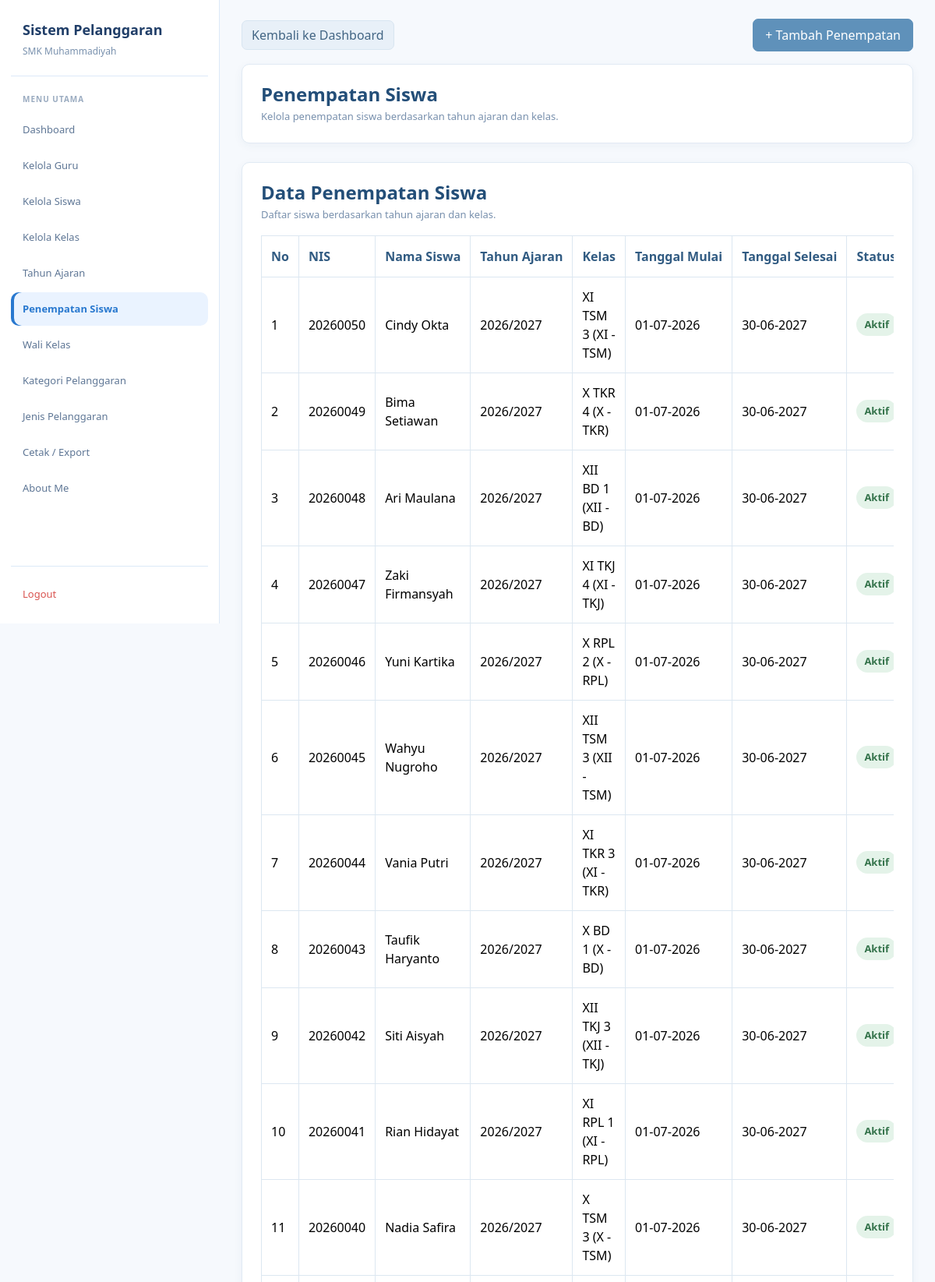
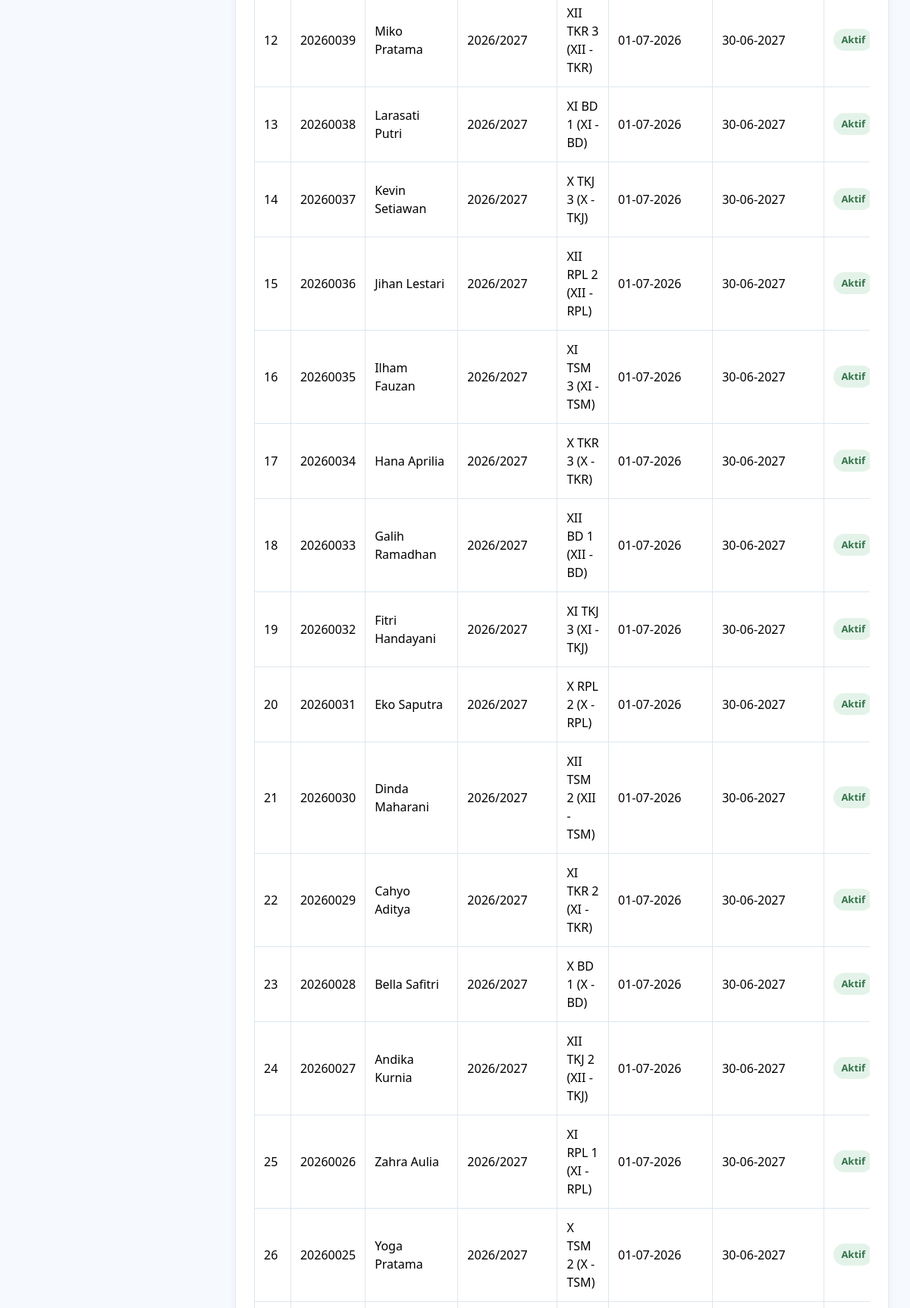
/admin/penempatan_siswa.php (signed in, upper part), run on the app's committed database (2 pictures, top to bottom).
### tables this page shows
CREATE TABLE `t_kelas_siswa` (
  `id` int(11) NOT NULL,
  `siswa_id` int(11) NOT NULL,
  `tahun_ajaran_id` int(11) NOT NULL,
  `kelas_id` int(11) NOT NULL,
  `tanggal_mulai` date NOT NULL,
  `tanggal_selesai` date NOT NULL,
  `status_aktif` tinyint(1) NOT NULL,
  `created_at` timestamp NULL DEFAULT current_timestamp(),
  `update_at` timestamp NULL DEFAULT current_timestamp()
);

CREATE TABLE `t_siswa` (
  `id` int(11) NOT NULL,
  `nis` varchar(30) NOT NULL,
  `nisn` varchar(20) NOT NULL,
  `nama` varchar(150) NOT NULL,
  `jenis_kelamin` char(1) NOT NULL,
  `tanggal_lahir` date NOT NULL,
  `alamat` text NOT NULL,
  `status_aktif` tinyint(1) NOT NULL,
  `created_at` timestamp NULL DEFAULT current_timestamp(),
  `update_at` timestamp NULL DEFAULT current_timestamp()
);

CREATE TABLE `t_tahun_ajaran` (
  `id` int(11) NOT NULL,
  `nama` varchar(20) NOT NULL,
  `tanggal_mulai` date DEFAULT NULL,
  `tanggal_selesai` date DEFAULT NULL,
  `status_aktif` tinyint(1) DEFAULT NULL,
  `created_at` timestamp NULL DEFAULT current_timestamp(),
  `update_at` timestamp NULL DEFAULT current_timestamp()
);

CREATE TABLE `t_kelas` (
  `id` int(11) NOT NULL,
  `nama` varchar(100) NOT NULL,
  `tingkat` varchar(20) NOT NULL,
  `jurusan` varchar(100) NOT NULL,
  `status_aktif` tinyint(1) DEFAULT NULL,
  `created_at` timestamp NULL DEFAULT current_timestamp(),
  `update_at` timestamp NULL DEFAULT current_timestamp()
);

### admin/penempatan_siswa.php (the view, shortened to what this page needs)
<?php
include "../config/koneksi.php";
function e($value) {
    return htmlspecialchars((string)($value ?? ''), ENT_QUOTES, 'UTF-8');
}
$data_penempatan = mysqli_query(
    $koneksi,
    "SELECT
        ks.id,
        s.nis,
        s.nama AS nama_siswa,
        ta.nama AS tahun_ajaran,
        k.nama AS nama_kelas,
        k.tingkat,
        k.jurusan,
        ks.tanggal_mulai,
        ks.tanggal_selesai,
        ks.status_aktif
     FROM t_kelas_siswa ks
     INNER JOIN t_siswa s ON ks.siswa_id = s.id
     INNER JOIN t_tahun_ajaran ta ON ks.tahun_ajaran_id = ta.id
     INNER JOIN t_kelas k ON ks.kelas_id = k.id
     ORDER BY ks.id DESC"
);
?>
<!DOCTYPE html>
<html lang="id">
<head>
    <link href="https://cdn.jsdelivr.net/npm/bootstrap@5.3.8/dist/css/bootstrap.min.css" rel="stylesheet">
    <link href="https://cdn.datatables.net/2.3.4/css/dataTables.bootstrap5.min.css" rel="stylesheet">
</head>
<body>
<div class="layout">
    <aside class="sidebar">
        <div class="brand">
            <div class="brand-title">Sistem Pelanggaran</div>
            <div class="brand-subtitle">SMK Muhammadiyah</div>
        </div>
        <div class="menu-title">Menu Utama</div>
        <nav class="menu">
            <a href="../dashboard.php" class="menu-link">Dashboard</a>
            <a href="guru.php" class="menu-link">Kelola Guru</a>
            <a href="siswa.php" class="menu-link">Kelola Siswa</a>
            <a href="kelas.php" class="menu-link">Kelola Kelas</a>
            <a href="tahun_ajaran.php" class="menu-link">Tahun Ajaran</a>
            <a href="penempatan_siswa.php" class="menu-link active">Penempatan Siswa</a>
            <a href="wali_kelas.php" class="menu-link">Wali Kelas</a>
            <a href="kategori_pelanggaran.php" class="menu-link">Kategori Pelanggaran</a>
            <a href="jenis_pelanggaran.php" class="menu-link">Jenis Pelanggaran</a>
            <a href="cetak_export.php" class="menu-link">Cetak / Export</a>
            <a href="../about.php" class="menu-link">About Me</a>
        </nav>
        <div class="logout">
            <a href="../logout.php" class="menu-link"
               onclick="return confirm('Yakin ingin keluar dari sistem?')">Logout</a>
        </div>
    </aside>
    <main class="main">
        <div class="container">
            <div class="d-flex justify-content-between align-items-center flex-wrap gap-3 mb-3">
                <a href="../dashboard.php" class="btn btn-secondary">Kembali ke Dashboard</a>
                <button type="button" class="btn btn-primary"
                        data-bs-toggle="collapse" data-bs-target="#formPenempatan">
                    + Tambah Penempatan
                </button>
            </div>
            <div class="card mb-4">
                <div class="card-body">
                    <h2 class="judul mb-1">Penempatan Siswa</h2>
                    <p class="subjudul mb-0">
                        Kelola penempatan siswa berdasarkan tahun ajaran dan kelas.
                    </p>
                </div>
            </div>
            <div class="card">
                <div class="card-body">
                    <div class="mb-3">
                        <h2 class="table-title">Data Penempatan Siswa</h2>
                        <p class="table-description">
                            Daftar siswa berdasarkan tahun ajaran dan kelas.
                        </p>
                    </div>
                    <div class="table-responsive">
                        <table id="tabelPenempatan" class="table table-hover">
                            <thead>
                                <tr>
                                    <th>No</th>
                                    <th>NIS</th>
                                    <th>Nama Siswa</th>
                                    <th>Tahun Ajaran</th>
                                    <th>Kelas</th>
                                    <th>Tanggal Mulai</th>
                                    <th>Tanggal Selesai</th>
                                    <th>Status</th>
                                </tr>
                            </thead>
                            <tbody>
                                <?php if ($data_penempatan && mysqli_num_rows($data_penempatan) > 0): ?>
                                    <?php $no = 1; ?>
                                    <?php while ($p = mysqli_fetch_assoc($data_penempatan)): ?>
                                        <tr>
                                            <td><?= $no++ ?></td>
                                            <td><?= e($p['nis']) ?></td>
                                            <td><?= e($p['nama_siswa']) ?></td>
                                            <td><?= e($p['tahun_ajaran']) ?></td>
                                            <td>
                                                <?= e($p['nama_kelas']) ?>
                                                (<?= e($p['tingkat']) ?> - <?= e($p['jurusan']) ?>)
                                            </td>
                                            <td>
                                                <?= $p['tanggal_mulai']
                                                    ? date('d-m-Y', strtotime($p['tanggal_mulai']))
                                                    : '-' ?>
                                            </td>
                                            <td>
                                                <?= $p['tanggal_selesai']
                                                    ? date('d-m-Y', strtotime($p['tanggal_selesai']))
                                                    : '-' ?>
                                            </td>
                                            <td>
                                                <?php if ((int)$p['status_aktif'] === 1): ?>
                                                    <span class="status-aktif">Aktif</span>
                                                <?php else: ?>
                                                    <span class="status-nonaktif">Tidak Aktif</span>
                                                <?php endif; ?>
                                            </td>
                                        </tr>
                                    <?php endwhile; ?>
                                <?php endif; ?>
                            </tbody>
                        </table>
                    </div>
                </div>
            </div>
        </div>
    </main>
</div>
</body>
</html>

### admin/penempatan_siswa.php (style rules this page uses)
:root { --blue: #2878cf; --blue-dark: #203e68; --blue-soft: #eaf3ff; --page: #f6f9fd; --white: #fff; --text: #263f63; --muted: #7890ad; --line: #dce9f8; }
* { box-sizing: border-box; }
body { margin: 0; background: var(--page); color: var(--text); font-family: "Segoe UI", Arial, sans-serif; }
a { text-decoration: none; }
.layout { min-height: 100vh; }
.sidebar { position: fixed; top: 0; left: 0; z-index: 1000; display: flex; flex-direction: column; width: 282px; height: 100vh; padding: 25px 14px 16px; background: var(--white); border-right: 1px solid var(--line); overflow-y: auto; }
.brand { padding: 0 15px 22px; margin-bottom: 22px; border-bottom: 1px solid var(--line); }
.brand-title { margin-bottom: 5px; color: var(--blue-dark); font-size: 18px; font-weight: 700; }
.brand-subtitle { color: var(--muted); font-size: 12px; }
.menu-title { margin: 0 15px 10px; color: #9aabc0; font-size: 10px; font-weight: 700; letter-spacing: 1px; text-transform: uppercase; }
.menu { display: flex; flex-direction: column; gap: 3px; }
.menu-link { display: flex; align-items: center; min-height: 43px; padding: 10px 15px; border-radius: 10px; color: #5e7695; font-size: 13px; transition: .2s ease; }
.menu-link.active { background: var(--blue-soft); color: var(--blue); font-weight: 600; box-shadow: inset 4px 0 0 var(--blue); }
.logout { padding-top: 14px; margin-top: auto; border-top: 1px solid var(--line); }
.logout .menu-link { color: #d9534f; }
.main { min-height: 100vh; padding: 24px 28px 40px; margin-left: 282px; }
.container { width: 100%; max-width: none !important; padding: 0 !important; margin: 0 auto; }
.judul { color: #234e78; font-size: 24px; font-weight: 700; }
.subjudul { color: var(--muted); font-size: 13px; }
.card { border: 1px solid #e1eaf4 !important; border-radius: 10px; box-shadow: 0 3px 12px rgba(35, 78, 120, .05) !important; }
.card-body { padding: 24px; }
.btn-primary { --bs-btn-color: #fff; --bs-btn-bg: #5f91ba; --bs-btn-border-color: #5f91ba; --bs-btn-hover-color: #fff; --bs-btn-hover-bg: #4b7fa9; --bs-btn-hover-border-color: #4b7fa9; padding: 8px 15px; border-radius: 7px; }
.btn-secondary { --bs-btn-bg: #e8f0f8; --bs-btn-border-color: #d8e5f1; --bs-btn-color: #426584; --bs-btn-hover-bg: #dceaf6; --bs-btn-hover-border-color: #cbddeb; --bs-btn-hover-color: #234e78; border-radius: 7px; }
.table { margin-bottom: 0; color: #344b63; vertical-align: middle; }
.table thead th { padding: 14px 12px; color: #315b82; background-color: #fff; border-color: #dce7f1; font-weight: 600; white-space: nowrap; }
.table tbody td { padding: 13px 12px; border-color: #dce7f1; background-color: #fff; }
.table-title { margin: 0 0 4px; color: #234e78; font-size: 24px; font-weight: 600; }
.table-description { margin: 0; color: #7890ad; font-size: 13px; }
#tabelPenempatan { border: 1px solid #dce7f1; }
#tabelPenempatan th, #tabelPenempatan td { border: 1px solid #dce7f1; }
.status-aktif, .status-nonaktif { display: inline-block; padding: 5px 10px; border-radius: 20px; font-size: 13px; font-weight: 600; white-space: nowrap; }
.status-aktif { color: #34734b; background: #e4f3e9; }

### data on the page
t_kelas_siswa: siswa.nis "20260050", siswa.nama "Cindy Okta", tahun_ajaran.nama "2026/2027", kelas.nama "XI TSM 3", kelas.tingkat "XI", kelas.jurusan "TSM", tanggal_mulai "01-07-2026", tanggal_selesai "30-06-2027", status_aktif "Aktif"
t_kelas_siswa: siswa.nis "20260049", siswa.nama "Bima Setiawan", tahun_ajaran.nama "2026/2027", kelas.nama "X TKR 4", kelas.tingkat "X", kelas.jurusan "TKR", tanggal_mulai "01-07-2026", tanggal_selesai "30-06-2027", status_aktif "Aktif"
t_kelas_siswa: siswa.nis "20260048", siswa.nama "Ari Maulana", tahun_ajaran.nama "2026/2027", kelas.nama "XII BD 1", kelas.tingkat "XII", kelas.jurusan "BD", tanggal_mulai "01-07-2026", tanggal_selesai "30-06-2027", status_aktif "Aktif"
t_kelas_siswa: siswa.nis "20260047", siswa.nama "Zaki Firmansyah", tahun_ajaran.nama "2026/2027", kelas.nama "XI TKJ 4", kelas.tingkat "XI", kelas.jurusan "TKJ", tanggal_mulai "01-07-2026", tanggal_selesai "30-06-2027", status_aktif "Aktif"
t_kelas_siswa: siswa.nis "20260046", siswa.nama "Yuni Kartika", tahun_ajaran.nama "2026/2027", kelas.nama "X RPL 2", kelas.tingkat "X", kelas.jurusan "RPL", tanggal_mulai "01-07-2026", tanggal_selesai "30-06-2027", status_aktif "Aktif"
t_kelas_siswa: siswa.nis "20260045", siswa.nama "Wahyu Nugroho", tahun_ajaran.nama "2026/2027", kelas.nama "XII TSM 3", kelas.tingkat "XII", kelas.jurusan "TSM", tanggal_mulai "01-07-2026", tanggal_selesai "30-06-2027", status_aktif "Aktif"
t_kelas_siswa: siswa.nis "20260044", siswa.nama "Vania Putri", tahun_ajaran.nama "2026/2027", kelas.nama "XI TKR 3", kelas.tingkat "XI", kelas.jurusan "TKR", tanggal_mulai "01-07-2026", tanggal_selesai "30-06-2027", status_aktif "Aktif"
t_kelas_siswa: siswa.nis "20260043", siswa.nama "Taufik Haryanto", tahun_ajaran.nama "2026/2027", kelas.nama "X BD 1", kelas.tingkat "X", kelas.jurusan "BD", tanggal_mulai "01-07-2026", tanggal_selesai "30-06-2027", status_aktif "Aktif"
t_kelas_siswa: siswa.nis "20260042", siswa.nama "Siti Aisyah", tahun_ajaran.nama "2026/2027", kelas.nama "XII TKJ 3", kelas.tingkat "XII", kelas.jurusan "TKJ", tanggal_mulai "01-07-2026", tanggal_selesai "30-06-2027", status_aktif "Aktif"
t_kelas_siswa: siswa.nis "20260041", siswa.nama "Rian Hidayat", tahun_ajaran.nama "2026/2027", kelas.nama "XI RPL 1", kelas.tingkat "XI", kelas.jurusan "RPL", tanggal_mulai "01-07-2026", tanggal_selesai "30-06-2027", status_aktif "Aktif"
t_kelas_siswa: siswa.nis "20260040", siswa.nama "Nadia Safira", tahun_ajaran.nama "2026/2027", kelas.nama "X TSM 3", kelas.tingkat "X", kelas.jurusan "TSM", tanggal_mulai "01-07-2026", tanggal_selesai "30-06-2027", status_aktif "Aktif"
t_kelas_siswa: siswa.nis "20260039", siswa.nama "Miko Pratama", tahun_ajaran.nama "2026/2027", kelas.nama "XII TKR 3", kelas.tingkat "XII", kelas.jurusan "TKR", tanggal_mulai "01-07-2026", tanggal_selesai "30-06-2027", status_aktif "Aktif"
t_kelas_siswa: siswa.nis "20260038", siswa.nama "Larasati Putri", tahun_ajaran.nama "2026/2027", kelas.nama "XI BD 1", kelas.tingkat "XI", kelas.jurusan "BD", tanggal_mulai "01-07-2026", tanggal_selesai "30-06-2027", status_aktif "Aktif"
t_kelas_siswa: siswa.nis "20260037", siswa.nama "Kevin Setiawan", tahun_ajaran.nama "2026/2027", kelas.nama "X TKJ 3", kelas.tingkat "X", kelas.jurusan "TKJ", tanggal_mulai "01-07-2026", tanggal_selesai "30-06-2027", status_aktif "Aktif"
t_kelas_siswa: siswa.nis "20260036", siswa.nama "Jihan Lestari", tahun_ajaran.nama "2026/2027", kelas.nama "XII RPL 2", kelas.tingkat "XII", kelas.jurusan "RPL", tanggal_mulai "01-07-2026", tanggal_selesai "30-06-2027", status_aktif "Aktif"
t_kelas_siswa: siswa.nis "20260035", siswa.nama "Ilham Fauzan", tahun_ajaran.nama "2026/2027", kelas.nama "XI TSM 3", kelas.tingkat "XI", kelas.jurusan "TSM", tanggal_mulai "01-07-2026", tanggal_selesai "30-06-2027", status_aktif "Aktif"
t_kelas_siswa: siswa.nis "20260034", siswa.nama "Hana Aprilia", tahun_ajaran.nama "2026/2027", kelas.nama "X TKR 3", kelas.tingkat "X", kelas.jurusan "TKR", tanggal_mulai "01-07-2026", tanggal_selesai "30-06-2027", status_aktif "Aktif"
t_kelas_siswa: siswa.nis "20260033", siswa.nama "Galih Ramadhan", tahun_ajaran.nama "2026/2027", kelas.nama "XII BD 1", kelas.tingkat "XII", kelas.jurusan "BD", tanggal_mulai "01-07-2026", tanggal_selesai "30-06-2027", status_aktif "Aktif"
t_kelas_siswa: siswa.nis "20260032", siswa.nama "Fitri Handayani", tahun_ajaran.nama "2026/2027", kelas.nama "XI TKJ 3", kelas.tingkat "XI", kelas.jurusan "TKJ", tanggal_mulai "01-07-2026", tanggal_selesai "30-06-2027", status_aktif "Aktif"
t_kelas_siswa: siswa.nis "20260031", siswa.nama "Eko Saputra", tahun_ajaran.nama "2026/2027", kelas.nama "X RPL 2", kelas.tingkat "X", kelas.jurusan "RPL", tanggal_mulai "01-07-2026", tanggal_selesai "30-06-2027", status_aktif "Aktif"
t_kelas_siswa: siswa.nis "20260030", siswa.nama "Dinda Maharani", tahun_ajaran.nama "2026/2027", kelas.nama "XII TSM 2", kelas.tingkat "XII", kelas.jurusan "TSM", tanggal_mulai "01-07-2026", tanggal_selesai "30-06-2027", status_aktif "Aktif"
t_kelas_siswa: siswa.nis "20260029", siswa.nama "Cahyo Aditya", tahun_ajaran.nama "2026/2027", kelas.nama "XI TKR 2", kelas.tingkat "XI", kelas.jurusan "TKR", tanggal_mulai "01-07-2026", tanggal_selesai "30-06-2027", status_aktif "Aktif"
t_kelas_siswa: siswa.nis "20260028", siswa.nama "Bella Safitri", tahun_ajaran.nama "2026/2027", kelas.nama "X BD 1", kelas.tingkat "X", kelas.jurusan "BD", tanggal_mulai "01-07-2026", tanggal_selesai "30-06-2027", status_aktif "Aktif"
t_kelas_siswa: siswa.nis "20260027", siswa.nama "Andika Kurnia", tahun_ajaran.nama "2026/2027", kelas.nama "XII TKJ 2", kelas.tingkat "XII", kelas.jurusan "TKJ", tanggal_mulai "01-07-2026", tanggal_selesai "30-06-2027", status_aktif "Aktif"
t_kelas_siswa: siswa.nis "20260026", siswa.nama "Zahra Aulia", tahun_ajaran.nama "2026/2027", kelas.nama "XI RPL 1", kelas.tingkat "XI", kelas.jurusan "RPL", tanggal_mulai "01-07-2026", tanggal_selesai "30-06-2027", status_aktif "Aktif"
t_kelas_siswa: siswa.nis "20260025", siswa.nama "Yoga Pratama", tahun_ajaran.nama "2026/2027", kelas.nama "X TSM 2", kelas.tingkat "X", kelas.jurusan "TSM", tanggal_mulai "01-07-2026", tanggal_selesai "30-06-2027", status_aktif "Aktif"
